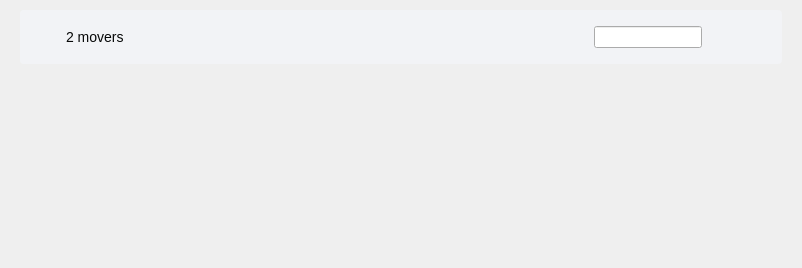
                   <widget class="QWidget" name="config_scroll_widget">
                    <property name="geometry">
                     <rect>
                      <x>0</x>
                      <y>0</y>
                      <width>802</width>
                      <height>268</height>
                     </rect>
                    </property>
                    <layout class="QVBoxLayout" name="config_scroll_layout">
                     <property name="spacing">
                      <number>0</number>
                     </property>
                     <property name="leftMargin">
                      <number>0</number>
                     </property>
                     <property name="topMargin">
                      <number>0</number>
                     </property>
                     <property name="rightMargin">
                      <number>0</number>
                     </property>
                     <property name="bottomMargin">
                      <number>0</number>
                     </property>
                     <item>
                      <widget class="QFrame" name="config_scroll_frame2">
                       <property name="frameShape">
                        <enum>QFrame::NoFrame</enum>
                       </property>
                       <property name="frameShadow">
                        <enum>QFrame::Raised</enum>
                       </property>
                       <layout class="QVBoxLayout" name="config_scroll_layout2">
                        <property name="spacing">
                         <number>0</number>
                        </property>
                        <property name="leftMargin">
                         <number>20</number>
                        </property>
                        <property name="topMargin">
                         <number>10</number>
                        </property>
                        <property name="rightMargin">
                         <number>20</number>
                        </property>
                        <property name="bottomMargin">
                         <number>20</number>
                        </property>
                        <item alignment="Qt::AlignTop">
                         <widget class="QFrame" name="config_clear_frame">
                          <property name="minimumSize">
                           <size>
                            <width>0</width>
                            <height>0</height>
                           </size>
                          </property>
                          <property name="styleSheet">
                           <string notr="true">QLabel {
	font-size: 14px;
}</string>
                          </property>
                          <property name="frameShape">
                           <enum>QFrame::NoFrame</enum>
                          </property>
                          <property name="frameShadow">
                           <enum>QFrame::Raised</enum>
                          </property>
                          <layout class="QVBoxLayout" name="config_clear_layout">
                           <property name="spacing">
                            <number>0</number>
                           </property>
                           <property name="leftMargin">
                            <number>0</number>
                           </property>
                           <property name="topMargin">
                            <number>0</number>
                           </property>
                           <property name="rightMargin">
                            <number>0</number>
                           </property>
                           <property name="bottomMargin">
                            <number>0</number>
                           </property>
                           <item>
                            <widget class="QFrame" name="frame_3">
                             <property name="sizePolicy">
                              <sizepolicy hsizetype="Preferred" vsizetype="Preferred">
                               <horstretch>0</horstretch>
                               <verstretch>0</verstretch>
                              </sizepolicy>
                             </property>
                             <property name="minimumSize">
                              <size>
                               <width>0</width>
                               <height>54</height>
                              </size>
                             </property>
                             <property name="maximumSize">
                              <size>
                               <width>16777215</width>
                               <height>16777215</height>
                              </size>
                             </property>
                             <property name="styleSheet">
                              <string notr="true">QFrame {
	background: #F2F3F6;
	border-radius: 4px;
}</string>
                             </property>
                             <property name="frameShape">
                              <enum>QFrame::NoFrame</enum>
                             </property>
                             <property name="frameShadow">
                              <enum>QFrame::Raised</enum>
                             </property>
                             <layout class="QHBoxLayout" name="horizontalLayout_2" stretch="1,0,0">
                              <property name="spacing">
                               <number>7</number>
                              </property>
                              <property name="leftMargin">
                               <number>0</number>
                              </property>
                              <property name="topMargin">
                               <number>0</number>
                              </property>
                              <property name="rightMargin">
                               <number>80</number>
                              </property>
                              <property name="bottomMargin">
                               <number>0</number>
                              </property>
                              <item alignment="Qt::AlignLeft">
                               <widget class="QFrame" name="frame_4">
                                <property name="frameShape">
                                 <enum>QFrame::NoFrame</enum>
                                </property>
                                <property name="frameShadow">
                                 <enum>QFrame::Raised</enum>
                                </property>
                                <layout class="QHBoxLayout" name="horizontalLayout_3">
                                 <property name="spacing">
                                  <number>7</number>
                                 </property>
                                 <property name="leftMargin">
                                  <number>17</number>
                                 </property>
                                 <property name="topMargin">
                                  <number>0</number>
                                 </property>
                                 <property name="rightMargin">
                                  <number>0</number>
                                 </property>
                                 <property name="bottomMargin">
                                  <number>0</number>
                                 </property>
                                 <item>
                                  <widget class="QLabel" name="label_5">
                                   <property name="minimumSize">
                                    <size>
                                     <width>22</width>
                                     <height>22</height>
                                    </size>
                                   </property>
                                   <property name="maximumSize">
                                    <size>
                                     <width>20</width>
                                     <height>20</height>
                                    </size>
                                   </property>
                                   <property name="styleSheet">
                                    <string notr="true"> image: url(:/image/config_users_icon.svg);</string>
                                   </property>
                                   <property name="text">
                                    <string/>
                                   </property>
                                   <property name="scaledContents">
                                    <bool>false</bool>
                                   </property>
                                   <property name="alignment">
                                    <set>Qt::AlignLeading|Qt::AlignLeft|Qt::AlignVCenter</set>
                                   </property>
                                  </widget>
                                 </item>
                                 <item>
                                  <widget class="QLabel" name="label_6">
                                   <property name="styleSheet">
                                    <string notr="true">font-weight: 400;
color: #070808;</string>
                                   </property>
                                   <property name="text">
                                    <string>2 movers</string>
                                   </property>
                                  </widget>
                                 </item>
                                </layout>
                               </widget>
                              </item>
                              <item alignment="Qt::AlignRight">
                               <widget class="QLabel" name="label_7">
                                <property name="minimumSize">
                                 <size>
                                  <width>20</width>
                                  <height>8</height>
                                 </size>
                                </property>
                                <property name="styleSheet">
                                 <string notr="true"> image: url(:/image/currency_icon.svg);</string>
                                </property>
                                <property name="text">
                                 <string/>
                                </property>
                               </widget>
                              </item>
                              <item alignment="Qt::AlignRight">
                               <widget class="QLineEdit" name="lineEdit"/>
                              </item>
                             </layout>
                            </widget>
                           </item>
                          </layout>
                         </widget>
                        </item>
                       </layout>
                      </widget>
                     </item>
                    </layout>
                   </widget>
